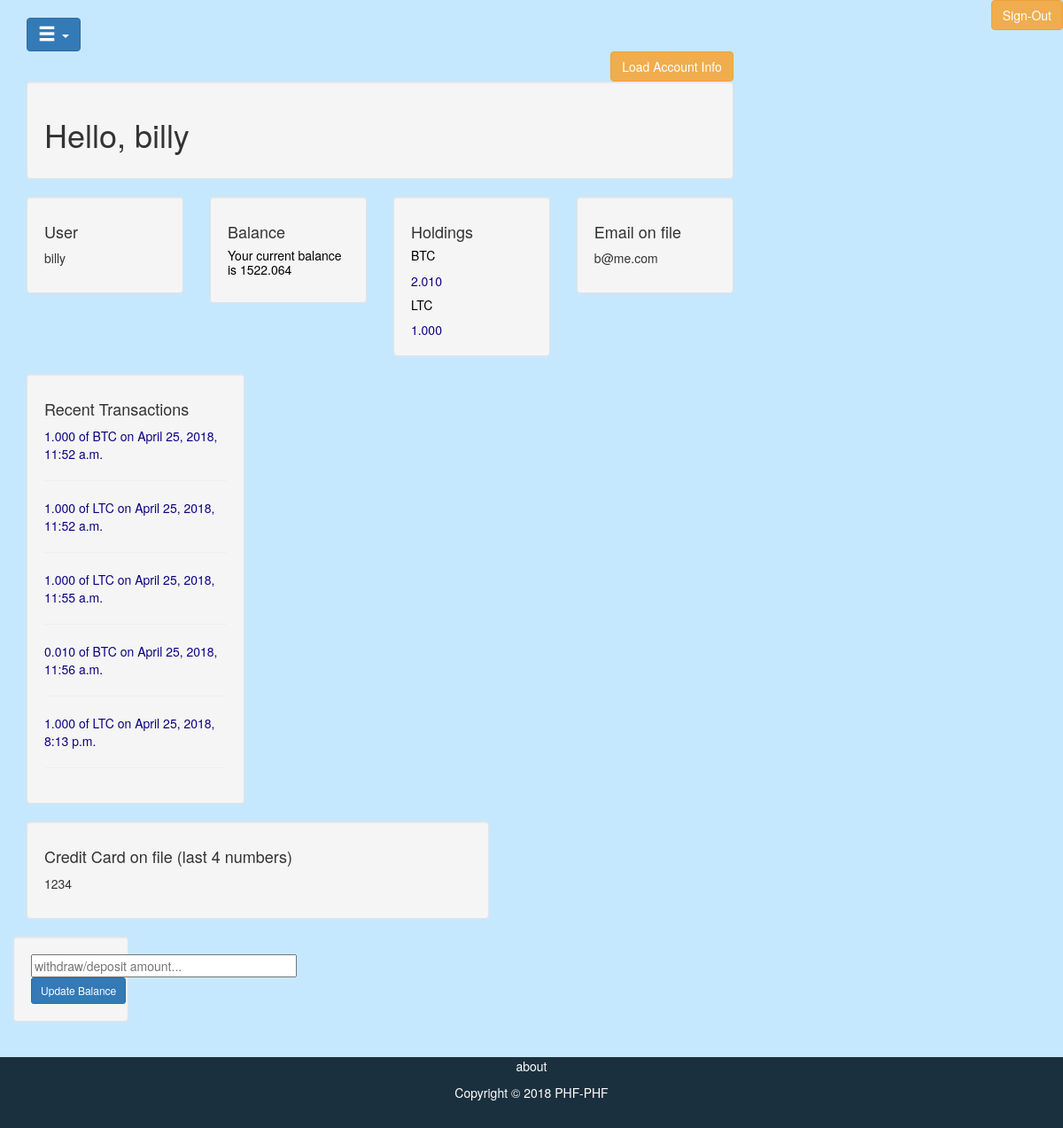
Page /account/load_info/ (signed in) on the committed database.
### home/models.py (models this page shows, shortened)
class UserBalance(models.Model):
    username = models.OneToOneField(User, on_delete=models.CASCADE)
    balance = models.DecimalField(decimal_places=3, max_digits=12)

class UserTransactions(models.Model):
    username = models.ForeignKey(User, on_delete=models.CASCADE)
    ticker = models.CharField(max_length=30)
    amount = models.DecimalField(decimal_places=3, max_digits=12)
    class Meta:
        unique_together = (('username', 'ticker'),)

class UserTransactions_Time(models.Model):
    username = models.ForeignKey(User, on_delete=models.CASCADE)
    ticker = models.CharField(max_length=30)
    amount = models.DecimalField(decimal_places=3, max_digits=12)
    timestamp = models.DateTimeField()
    class Meta:
        unique_together = (('username', 'ticker', 'timestamp'),)

### account/views.py (the view)
# urls.py: path('load_info/', views.load_info, name='load_info'),
def load_info(request):
    if request.method == 'GET':
        username = request.user
        holdings = UserTransactions.objects.filter(username=username)
        balance, created = UserBalance.objects.get_or_create(username=username, defaults={"balance": 0})
        user, created2 = UserProfile.objects.get_or_create(user=username)
        transactions = UserTransactions_Time.objects.filter(username=username).order_by('timestamp')[:5]
        print(balance.balance)
        return render(request, 'account/user.html', {"info": {"holding": holdings, "balances":balance, "user":user.creditcard%10000, "transactions":transactions}})

### templates/account/user.html (shortened to what this page needs)
<!DOCTYPE html>
<html lang="en">
<head>
    {% load staticfiles %}
    <link rel="stylesheet" href="{% static 'home/css/bootstrap.min.css' %}" type="text/css" />
    <link rel="stylesheet" href="https://maxcdn.bootstrapcdn.com/bootstrap/3.3.7/css/bootstrap.min.css">
</head>
<input type="button" class="btn btn-warning" onClick="parent.location='/account/logout'" value="Sign-Out" style="float: right;">
<body class="body" style="background-color:#c6e8ff">
    <div class="container-fluid" style="min-height:95%; ">
        <div class="row">
            <div class="col-sm-10">
                <br>
                <div class="dropdown">
                    <button class="btn btn-primary dropdown-toggle" type="button" data-toggle="dropdown">
                        <span class="glyphicon glyphicon-menu-hamburger"></span>
                    </button>
                </div>
            </div>
            <br>
            <div class="container-fluid">
                <div class="row content">
                    <div class="col-sm-9">
                        <input type="button" method='GET' class="btn btn-warning" onClick="parent.location='/account/load_info'" value="Load Account Info"
                            style="float: right;">
                    </div>
                    <div class="col-sm-9">
                        <div class="well">
                            <h1>Hello, {{user.first_name}}</h1>
                        </div>
                        <div class="row">
                            <div class="col-sm-3">
                                <div class="well">
                                    <h4>User</h4>
                                    <p>{{user.username}}</p>
                                </div>
                            </div>
                            <div class="col-sm-3">
                                <div class="well">
                                    <h4>Balance</h4>
                                    {% if info %}
                                    <h5 style="color: rgb(0, 0, 0)">Your current balance is {{info.balances.balance}}</h5>
                                    {% endif %}
                                </div>
                            </div>
                            <div class="col-sm-3">
                                <div class="well">
                                    <h4>Holdings</h4>
                                    {% if info %} {% for holding in info.holding %}
                                    {% if holding.ticker %}
                                    <h5 style="color: rgb(0, 0, 0)">{{holding.ticker}}</h5>
                                    <h8 style="color: rgb(13, 0, 131)">{{holding.amount}}</h8>
                                    {% else %}
                                    <h5 style="color: rgb(0, 0, 0)">Currently no holdings</h5>
                                    {% endif %}
                                    {% endfor %} {% endif %}
                                </div>
                            </div>
                            <div class="col-sm-3">
                                <div class="well">
                                    <h4>Email on file</h4>
                                    <p>{{user.email}}</p>
                                </div>
                            </div>
                        </div>
                        <div class="row">
                            <div class="col-sm-4">
                                <div class="well">
                                    <h4>Recent Transactions</h4>
                                    {% if info %} {% for transaction in info.transactions %}
                                    <h8 style="color: rgb(13, 0, 131)">{{transaction.amount}} of {{transaction.ticker}} on {{transaction.timestamp}}</h8>
                                    <hr>
                                    {% endfor %} {% endif %}
                                </div>
                            </div>
                        </div>
                        <div class="row">
                            <div class="col-sm-8">
                                <div class="well">
                                    <h4>Credit Card on file (last 4 numbers)</h4>
                                    {% if info %}
                                    <p>{{info.user}}</p>
                                    {% endif %}
                                </div>
                            </div>
                            <div class="row">
                                <div class="col-sm-4">
                                    <div class="well">
                                        <form type="post" method="post" action="{%url 'update_balance' %}" style="margin:0;">{% csrf_token %}
                                            <input id="balance_box" type="number" name="balance_box" style="width: 300px;" placeholder="withdraw/deposit amount...">
                                            <button id="update_balance" class="btn btn-primary btn-sm" type="submit" formaction="{%url 'update_balance' %}">Update Balance</button>
                                        </form>
                                    </div>
                                </div>
                            </div>
                        </div>
                    </div>
                </div>
            </div>
        </div>
    </div>
    <br>
    <div class="wrapper">
        <footer class="container-fluid text-center">
            <div class='container-fluid'>
                <p>
                    <a href="/account/about/" title="about" style="color: rgb(255, 255, 255)">about</a>
                </p>
                <p style="color: rgb(255, 255, 255)">Copyright &copy; 2018 PHF-PHF</p>
            </div>
        </footer>
        <div class="push"></div>
    </div>
    <div class="footer"></div>
</body>
</html>

### templates/account/user.html (style rules this page uses)
.glyphicon-menu-hamburger { font-size: 20px; }
* { margin: 0; }
.wrapper { min-height: 5%; height: auto !important; height: 5%; margin: 0 auto -20px; background-color: #1b303f; }
.footer, .push { height: 20px; }

### rows in the picture
UserBalance: balances.balance "1522.064"
UserTransactions: ticker "BTC", amount "2.010"
UserTransactions: ticker "LTC", amount "1.000"

### other values in the picture
{{ user.first_name }} "billy"
{{ user.username }} "billy"
{{ user.email }} "b@me.com"
{{ info.user }} "1234"
